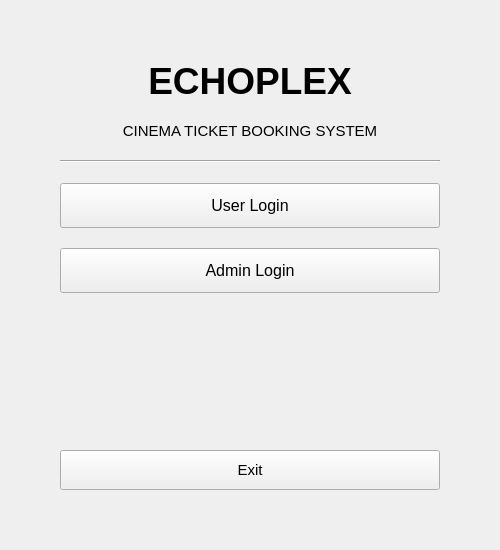
<?xml version="1.0" encoding="UTF-8"?>
<ui version="4.0">
 <class>MainWindow</class>
 <widget class="QMainWindow" name="MainWindow">
  <property name="geometry">
   <rect>
    <x>0</x>
    <y>0</y>
    <width>500</width>
    <height>550</height>
   </rect>
  </property>
  <property name="windowTitle">
   <string>ECHOPLEX - Cinema Booking</string>
  </property>
  <widget class="QWidget" name="centralwidget">
   <layout class="QVBoxLayout" name="verticalLayout">
    <property name="spacing">
     <number>20</number>
    </property>
    <property name="leftMargin">
     <number>60</number>
    </property>
    <property name="topMargin">
     <number>60</number>
    </property>
    <property name="rightMargin">
     <number>60</number>
    </property>
    <property name="bottomMargin">
     <number>60</number>
    </property>
    <item>
     <widget class="QLabel" name="lbl_title">
      <property name="text">
       <string>ECHOPLEX</string>
      </property>
      <property name="alignment">
       <set>Qt::AlignCenter</set>
      </property>
      <property name="font">
       <font>
        <pointsize>28</pointsize>
        <weight>75</weight>
        <bold>true</bold>
       </font>
      </property>
     </widget>
    </item>
    <item>
     <widget class="QLabel" name="lbl_subtitle">
      <property name="text">
       <string>CINEMA TICKET BOOKING SYSTEM</string>
      </property>
      <property name="alignment">
       <set>Qt::AlignCenter</set>
      </property>
      <property name="font">
       <font>
        <pointsize>11</pointsize>
       </font>
      </property>
     </widget>
    </item>
    <item>
     <widget class="Line" name="line">
      <property name="orientation">
       <enum>Qt::Horizontal</enum>
      </property>
     </widget>
    </item>
    <item>
     <widget class="QPushButton" name="btn_user">
      <property name="text">
       <string>User Login</string>
      </property>
      <property name="minimumSize">
       <size>
        <width>0</width>
        <height>45</height>
       </size>
      </property>
      <property name="font">
       <font>
        <pointsize>12</pointsize>
       </font>
      </property>
     </widget>
    </item>
    <item>
     <widget class="QPushButton" name="btn_admin">
      <property name="text">
       <string>Admin Login</string>
      </property>
      <property name="minimumSize">
       <size>
        <width>0</width>
        <height>45</height>
       </size>
      </property>
      <property name="font">
       <font>
        <pointsize>12</pointsize>
       </font>
      </property>
     </widget>
    </item>
    <item>
     <spacer name="spacer">
      <property name="orientation">
       <enum>Qt::Vertical</enum>
      </property>
      <property name="sizeHint" stdset="0">
       <size>
        <width>20</width>
        <height>20</height>
       </size>
      </property>
     </spacer>
    </item>
    <item>
     <widget class="QPushButton" name="btn_exit">
      <property name="text">
       <string>Exit</string>
      </property>
      <property name="minimumSize">
       <size>
        <width>0</width>
        <height>40</height>
       </size>
      </property>
      <property name="font">
       <font>
        <pointsize>11</pointsize>
       </font>
      </property>
     </widget>
    </item>
   </layout>
  </widget>
 </widget>
 <resources/>
 <connections/>
</ui>
